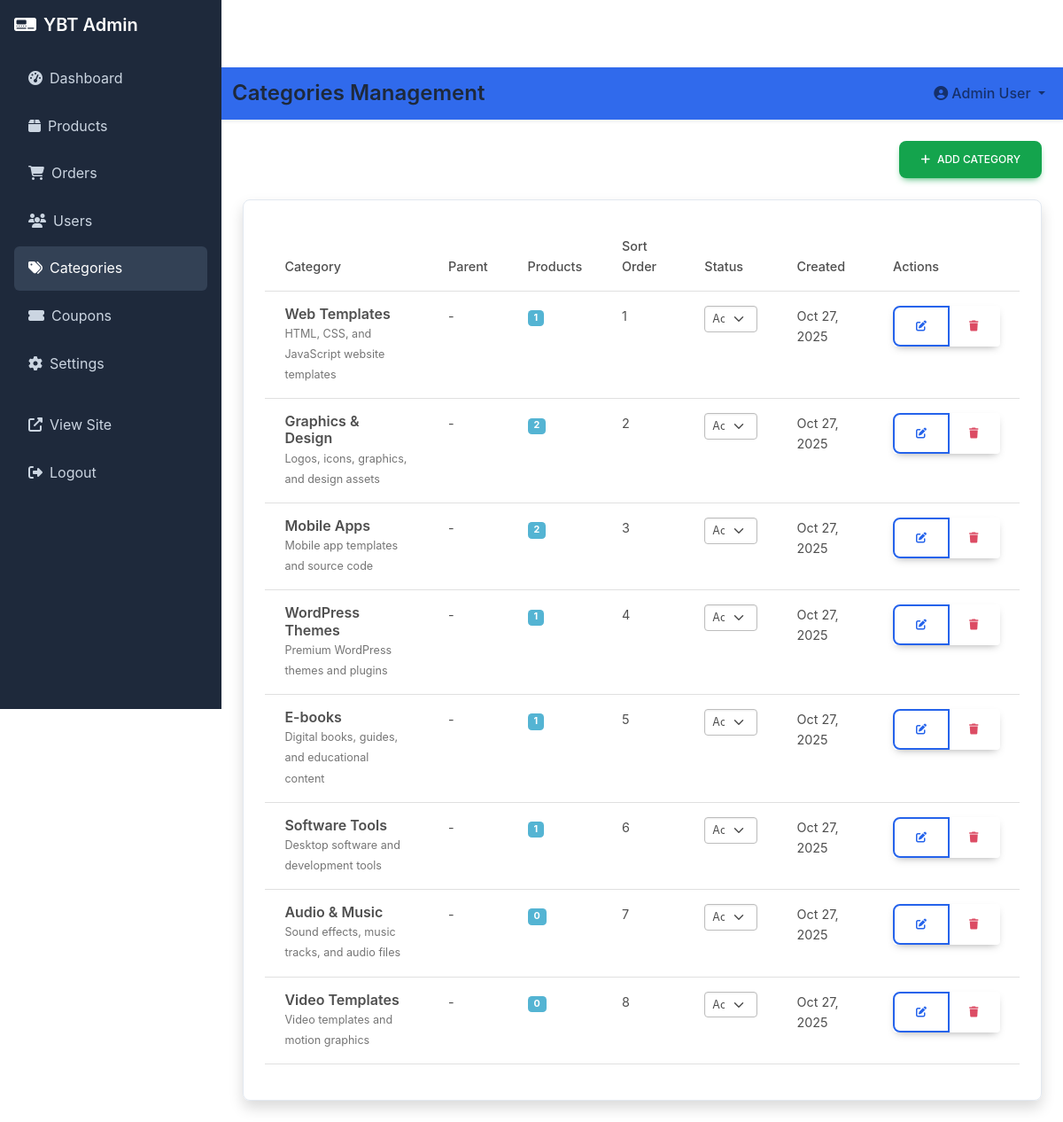
Screenshot of /admin/categories.php (signed in) with the database file from the repository.
### tables this page shows
CREATE TABLE `users` (
  `id` int(11) NOT NULL AUTO_INCREMENT,
  `name` varchar(255) NOT NULL,
  `email` varchar(255) NOT NULL,
  `password` varchar(255) NOT NULL,
  `role` enum('user','admin','super_admin') DEFAULT 'user',
  `status` enum('active','blocked','pending') DEFAULT 'active',
  `email_verified` tinyint(1) DEFAULT 0,
  `verification_token` varchar(255) DEFAULT NULL,
  `reset_token` varchar(255) DEFAULT NULL,
  `reset_expires` timestamp NULL DEFAULT NULL,
  `last_login` timestamp NULL DEFAULT NULL,
  `created_at` timestamp DEFAULT CURRENT_TIMESTAMP,
  `updated_at` timestamp DEFAULT CURRENT_TIMESTAMP ON UPDATE CURRENT_TIMESTAMP,
  PRIMARY KEY (`id`),
  UNIQUE KEY `email` (`email`),
  KEY `idx_email` (`email`),
  KEY `idx_role` (`role`),
  KEY `idx_status` (`status`)
);

CREATE TABLE `categories` (
  `id` int(11) NOT NULL AUTO_INCREMENT,
  `name` varchar(255) NOT NULL,
  `slug` varchar(255) NOT NULL,
  `description` text,
  `image` varchar(255) DEFAULT NULL,
  `parent_id` int(11) DEFAULT NULL,
  `sort_order` int(11) DEFAULT 0,
  `status` enum('active','inactive') DEFAULT 'active',
  `created_at` timestamp DEFAULT CURRENT_TIMESTAMP,
  `updated_at` timestamp DEFAULT CURRENT_TIMESTAMP ON UPDATE CURRENT_TIMESTAMP,
  PRIMARY KEY (`id`),
  UNIQUE KEY `slug` (`slug`),
  KEY `parent_id` (`parent_id`),
  KEY `idx_status` (`status`),
  CONSTRAINT `categories_ibfk_1` FOREIGN KEY (`parent_id`) REFERENCES `categories` (`id`) ON DELETE SET NULL
);

### includes/functions.php (called while the page is built, shortened)
<?php
function getUserById($id) {
    global $pdo;
    $stmt = $pdo->prepare("SELECT * FROM users WHERE id = ?");
    $stmt->execute([$id]);
    return $stmt->fetch();
}
?>

### admin/categories.php (the view, shortened to what this page needs)
<?php
require_once '../config/database.php';
require_once '../includes/functions.php';
$user = getUserById($_SESSION['user_id']);
try {
    $stmt = $pdo->query("
        SELECT c.*,
               pc.name as parent_name,
               COUNT(p.id) as product_count
        FROM categories c
        LEFT JOIN categories pc ON c.parent_id = pc.id
        LEFT JOIN products p ON c.id = p.category_id AND p.status = 'active'
        GROUP BY c.id
        ORDER BY c.sort_order ASC, c.name ASC
    ");
    $categories = $stmt->fetchAll();
} catch (Exception $e) {
    $stmt = $pdo->query("
        SELECT c.*,
               '' as parent_name,
               COUNT(p.id) as product_count
        FROM categories c
        LEFT JOIN products p ON c.id = p.category_id AND p.status = 'active'
        GROUP BY c.id
        ORDER BY c.name ASC
    ");
    $categories = $stmt->fetchAll();
    foreach ($categories as &$category) {
        if (!isset($category['parent_id'])) $category['parent_id'] = null;
        if (!isset($category['sort_order'])) $category['sort_order'] = 0;
    }
}
?>
<!DOCTYPE html>
<html lang="en">
<head>
    <link href="https://cdnjs.cloudflare.com/ajax/libs/mdb-ui-kit/6.4.2/mdb.min.css" rel="stylesheet">
    <link href="https://cdnjs.cloudflare.com/ajax/libs/font-awesome/6.4.0/css/all.min.css" rel="stylesheet">
    <link href="../assets/css/style.css" rel="stylesheet">
</head>
<body>
    <nav class="sidebar position-fixed top-0 start-0 d-none d-md-block" style="width: 250px; z-index: 1000;">
        <div class="p-3">
            <h5 class="text-white mb-4">
                <i class="fas fa-digital-tachograph me-2"></i>YBT Admin
            </h5>
            <ul class="nav flex-column">
                <li class="nav-item">
                    <a class="nav-link" href="index.php">
                        <i class="fas fa-tachometer-alt me-2"></i>Dashboard
                    </a>
                </li>
                <li class="nav-item">
                    <a class="nav-link" href="products.php">
                        <i class="fas fa-box me-2"></i>Products
                    </a>
                </li>
                <li class="nav-item">
                    <a class="nav-link" href="orders.php">
                        <i class="fas fa-shopping-cart me-2"></i>Orders
                    </a>
                </li>
                <li class="nav-item">
                    <a class="nav-link" href="users.php">
                        <i class="fas fa-users me-2"></i>Users
                    </a>
                </li>
                <li class="nav-item">
                    <a class="nav-link active" href="categories.php">
                        <i class="fas fa-tags me-2"></i>Categories
                    </a>
                </li>
                <li class="nav-item">
                    <a class="nav-link" href="coupons.php">
                        <i class="fas fa-ticket-alt me-2"></i>Coupons
                    </a>
                </li>
                <li class="nav-item">
                    <a class="nav-link" href="settings.php">
                        <i class="fas fa-cog me-2"></i>Settings
                    </a>
                </li>
                <li class="nav-item mt-3">
                    <a class="nav-link" href="../index.php" target="_blank">
                        <i class="fas fa-external-link-alt me-2"></i>View Site
                    </a>
                </li>
                <li class="nav-item">
                    <a class="nav-link" href="../auth/logout.php">
                        <i class="fas fa-sign-out-alt me-2"></i>Logout
                    </a>
                </li>
            </ul>
        </div>
    </nav>
    <div class="main-content">
        <nav class="navbar navbar-expand-lg navbar-light bg-white shadow-sm">
            <div class="container-fluid">
                <h4 class="mb-0">Categories Management</h4>
                <div class="navbar-nav ms-auto">
                    <div class="nav-item dropdown">
                        <a class="nav-link dropdown-toggle" href="#" role="button" data-mdb-toggle="dropdown">
                            <i class="fas fa-user-circle me-1"></i><?php echo htmlspecialchars($user['name']); ?>
                        </a>
                    </div>
                </div>
            </div>
        </nav>
        <div class="container-fluid p-4">
            <div class="row mb-4">
                <div class="col-12 text-end">
                    <button class="btn btn-success" data-mdb-toggle="modal" data-mdb-target="#addCategoryModal">
                        <i class="fas fa-plus me-2"></i>Add Category
                    </button>
                </div>
            </div>
            <div class="card shadow">
                <div class="card-body">
                    <div class="table-responsive">
                        <table class="table table-hover">
                            <thead>
                                <tr>
                                    <th>Category</th>
                                    <th>Parent</th>
                                    <th>Products</th>
                                    <th>Sort Order</th>
                                    <th>Status</th>
                                    <th>Created</th>
                                    <th>Actions</th>
                                </tr>
                            </thead>
                            <tbody>
                                <?php foreach ($categories as $category): ?>
                                    <tr class="<?php echo $category['parent_id'] ? 'subcategory' : ''; ?>">
                                        <td>
                                            <div class="d-flex align-items-center">
                                                <div>
                                                    <h6 class="mb-0"><?php echo htmlspecialchars($category['name']); ?></h6>
                                                    <?php if ($category['description']): ?>
                                                        <small class="text-muted"><?php echo htmlspecialchars($category['description']); ?></small>
                                                    <?php endif; ?>
                                                </div>
                                            </div>
                                        </td>
                                        <td>
                                            <?php echo $category['parent_name'] ? htmlspecialchars($category['parent_name']) : '-'; ?>
                                        </td>
                                        <td>
                                            <span class="badge bg-info"><?php echo number_format($category['product_count']); ?></span>
                                        </td>
                                        <td><?php echo $category['sort_order']; ?></td>
                                        <td>
                                            <select class="form-select form-select-sm"
                                                    onchange="updateCategoryStatus(<?php echo $category['id']; ?>, this.value)">
                                                <option value="active" <?php echo $category['status'] == 'active' ? 'selected' : ''; ?>>Active</option>
                                            </select>
                                        </td>
                                        <td><?php echo date('M j, Y', strtotime($category['created_at'])); ?></td>
                                        <td>
                                            <div class="btn-group" role="group">
                                                <button class="btn btn-outline-primary btn-sm"
                                                        onclick="editCategory(<?php echo htmlspecialchars(json_encode($category)); ?>)">
                                                    <i class="fas fa-edit"></i>
                                                </button>
                                                <button class="btn btn-outline-danger btn-sm"
                                                        onclick="deleteCategory(<?php echo $category['id']; ?>)">
                                                    <i class="fas fa-trash"></i>
                                                </button>
                                            </div>
                                        </td>
                                    </tr>
                                <?php endforeach; ?>
                            </tbody>
                        </table>
                    </div>
                </div>
            </div>
        </div>
    </div>
</body>
</html>

### assets/css/style.css (style rules this page uses)
:root { --primary-color: #2563eb; --secondary-color: #64748b; --success-color: #10b981; --warning-color: #f59e0b; --danger-color: #ef4444; --dark-color: #1e293b; --light-color: #f8fafc; --border-radius: 8px; --box-shadow: 0 4px 6px -1px rgba(0, 0, 0, 0.1); --transition: all 0.3s ease; }
* { box-sizing: border-box; }
body { font-family: 'Inter', -apple-system, BlinkMacSystemFont, 'Segoe UI', Roboto, sans-serif; line-height: 1.6; color: var(--text-primary, #1e293b); background-color: var(--bg-primary, #ffffff); transition: var(--transition); padding-top: 76px; }
h1, h2, h3, h4, h5, h6 { font-weight: 600; line-height: 1.2; margin-bottom: 1rem; }
.navbar { backdrop-filter: blur(10px); background-color: rgba(37, 99, 235, 0.95) !important; box-shadow: var(--box-shadow); }
.navbar-nav .nav-link { font-weight: 500; padding: 0.5rem 1rem; border-radius: var(--border-radius); transition: var(--transition); }
.card { border: none; border-radius: var(--border-radius); box-shadow: var(--box-shadow); transition: var(--transition); background-color: var(--bg-primary); border: 1px solid var(--border-color, #e2e8f0); }
.btn { border-radius: var(--border-radius); font-weight: 500; padding: 0.75rem 1.5rem; transition: var(--transition); border: none; }
.btn-outline-primary { border: 2px solid var(--primary-color); color: var(--primary-color); }

### admin/categories.php (style rules this page uses)
.sidebar { min-height: 100vh; background: #1e293b; }
.sidebar .nav-link { color: #cbd5e1; padding: 0.75rem 1rem; border-radius: 0.375rem; margin-bottom: 0.25rem; }
.sidebar .nav-link:hover, .sidebar .nav-link.active { background: #334155; color: white; }
.main-content { margin-left: 250px; }

### rows the page displays
users: name "Admin User"
categories: name "Web Templates", description "HTML, CSS, and JavaScript website templates", product_count "1", sort_order "1", status+id "Active", created_at "Oct 27, 2025"
categories: name "Graphics & Design", description "Logos, icons, graphics, and design assets", product_count "2", sort_order "2", status+id "Active", created_at "Oct 27, 2025"
categories: name "Mobile Apps", description "Mobile app templates and source code", product_count "2", sort_order "3", status+id "Active", created_at "Oct 27, 2025"
categories: name "WordPress Themes", description "Premium WordPress themes and plugins", product_count "1", sort_order "4", status+id "Active", created_at "Oct 27, 2025"
categories: name "E-books", description "Digital books, guides, and educational content", product_count "1", sort_order "5", status+id "Active", created_at "Oct 27, 2025"
categories: name "Software Tools", description "Desktop software and development tools", product_count "1", sort_order "6", status+id "Active", created_at "Oct 27, 2025"
categories: name "Audio & Music", description "Sound effects, music tracks, and audio files", product_count "0", sort_order "7", status+id "Active", created_at "Oct 27, 2025"
categories: name "Video Templates", description "Video templates and motion graphics", product_count "0", sort_order "8", status+id "Active", created_at "Oct 27, 2025"
